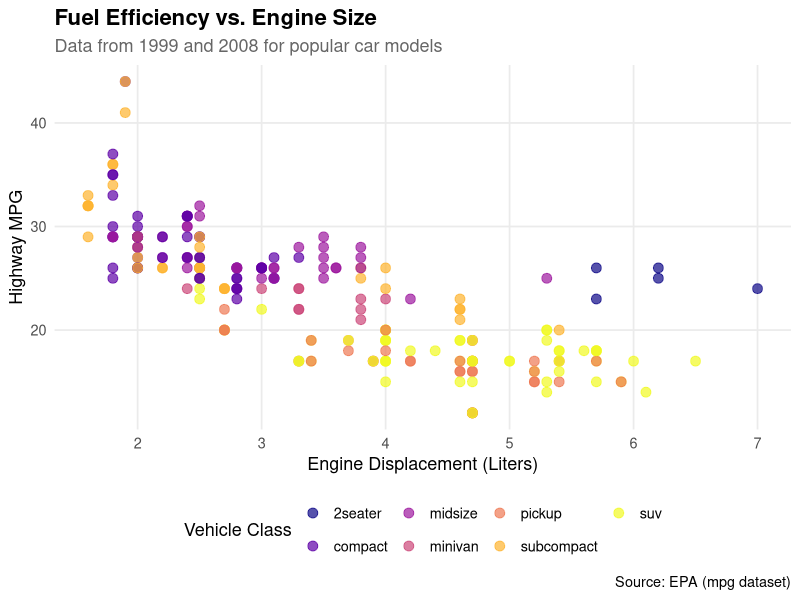

R code for this plot:
## ---- chunk 1
suppressPackageStartupMessages(library(tidyverse))
## ---- chunk 2
#| message: false
#| warning: false

library(ggplot2)

# Create a beautiful scatter plot of engine displacement vs. highway miles per gallon
ggplot(data = mpg, aes(x = displ, y = hwy, color = class)) +
  geom_point(size = 3, alpha = 0.7) +
  scale_color_viridis_d(option = "plasma") +
  labs(
    title = "Fuel Efficiency vs. Engine Size",
    subtitle = "Data from 1999 and 2008 for popular car models",
    x = "Engine Displacement (Liters)",
    y = "Highway MPG",
    color = "Vehicle Class",
    caption = "Source: EPA (mpg dataset)"
  ) +
  theme_minimal(base_size = 13) +
  theme(
    plot.title = element_text(face = "bold", size = 16),
    plot.subtitle = element_text(color = "gray40"),
    legend.position = "bottom",
    panel.grid.minor = element_blank()
  )
